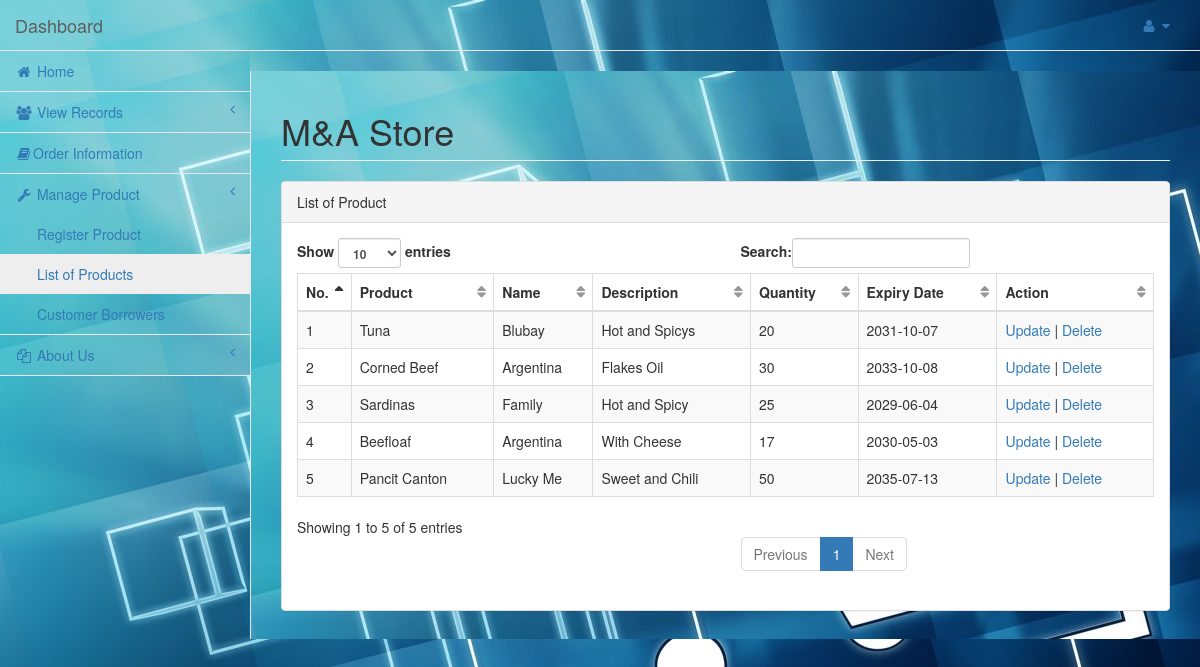
/admin/product_list.php, run on the app's committed database.
### tables this page shows
CREATE TABLE `product_tbl` (
  `shop_id` int(11) NOT NULL,
  `product` varchar(100) NOT NULL,
  `name` varchar(100) NOT NULL,
  `description` varchar(100) NOT NULL,
  `quantity` int(11) NOT NULL,
  `expiry_date` date NOT NULL
);

### admin/product_list.php (the view, shortened to what this page needs)
<!DOCTYPE html>
<html lang="en">
<?php
include 'connect.php';
?>
<head>
    <link href="../vendor/bootstrap/css/bootstrap.min.css" rel="stylesheet">
    <link href="../vendor/metisMenu/metisMenu.min.css" rel="stylesheet">
    <link href="../dist/css/sb-admin-2.css" rel="stylesheet">
    <link href="../vendor/morrisjs/morris.css" rel="stylesheet">
    <link href="../vendor/font-awesome/css/font-awesome.min.css" rel="stylesheet" type="text/css">
</head>
<body style="background-image: url('images/shops.jpg')">
    <div id="wrapper">
        <nav class="navbar navbar-default navbar-static-top" role="navigation" style="background-image: url('images/shops.jpg')">
            <div class="navbar-header">
                <a class="navbar-brand" href="home.php">Dashboard</a>
            </div>
            <ul class="nav navbar-top-links navbar-right">
                <li class="dropdown">
                    <a class="dropdown-toggle" data-toggle="dropdown" href="#">
                        <i class="fa fa-user fa-fw"></i> <i class="fa fa-caret-down"></i>
                    </a>
                </li>
            </ul>
            <?php
            include 'dashboard.php';
            ?>
                </div>
            </div>
        <div id="page-wrapper" style="background-image: url('images/shops.jpg')">
            <div class="row">
                <div class="col-lg-12">
                    <h1 class="page-header">M&A Store</h1>
                </div>
            </div>
            <div class="row">
                <div class="col-lg-12">
                    <div class="panel panel-default">
                        <div class="panel-heading">
                           List of Product
                        </div>
                        <div class="panel-body">
                            <table width="100%" class="table table-striped table-bordered table-hover" id="dataTables-example">
                                <thead>
                                    <tr>
                                        <th>No.</th>
                                        <th>Product</th>
                                        <th>Name</th>
                                        <th>Description</th>
                                        <th>Quantity</th>
                                        <th>Expiry Date</th>
                                        <th>Action</th>
                                    </tr>
                                </thead>
                                <?php
		                    $count = 1;
		                if (isset($_POST['btnsearch'])){
			            $search = $_POST['search'];
			            $data = "SELECT * FROM product_tbl WHERE name like '%".$search."%' ";
		                 }else{
			            $data = "SELECT * FROM product_tbl";
		                }
		                $rows = mysqli_query($conn,$data);
		                while ($rs = mysqli_fetch_array($rows)){
		                ?>
		                <tr>
			            <td><?php echo $count; ?></td>
			            <td><?php echo $rs['product']?></td>
			            <td><?php echo $rs['name']?></td>
			            <td><?php echo $rs['description']?></td>
			            <td><?php echo $rs['quantity']?></td>
			            <td><?php echo $rs['expiry_date']?></td>
			            <td><a href="update_product.php?update=<?php echo $rs['shop_id']; ?>">Update</a> | <a href="product_list.php?x=<?php echo $rs['shop_id'];?>">Delete</a></td>
		                </tr>
		                <?php $count++; }?>
                            </table>
                    </div>
                </div>
            </div>
    </div>
</body>
</html>

### data on the page
product_tbl: product "Tuna", name "Blubay", description "Hot and Spicys", quantity "20", expiry_date "2031-10-07"
product_tbl: product "Corned Beef", name "Argentina", description "Flakes Oil", quantity "30", expiry_date "2033-10-08"
product_tbl: product "Sardinas", name "Family", description "Hot and Spicy", quantity "25", expiry_date "2029-06-04"
product_tbl: product "Beefloaf", name "Argentina", description "With Cheese", quantity "17", expiry_date "2030-05-03"
product_tbl: product "Pancit Canton", name "Lucky Me", description "Sweet and Chili", quantity "50", expiry_date "2035-07-13"
